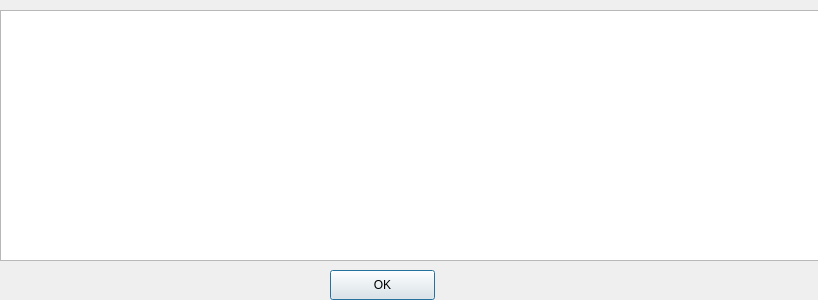
<?xml version="1.0" encoding="UTF-8"?>
<ui version="4.0">
 <class>ExceptionPopup</class>
 <widget class="QDialog" name="ExceptionPopup">
  <property name="geometry">
   <rect>
    <x>0</x>
    <y>0</y>
    <width>818</width>
    <height>300</height>
   </rect>
  </property>
  <property name="windowTitle">
   <string>Unhandled Exception</string>
  </property>
  <widget class="QPushButton" name="buttonOk">
   <property name="geometry">
    <rect>
     <x>330</x>
     <y>270</y>
     <width>105</width>
     <height>30</height>
    </rect>
   </property>
   <property name="text">
    <string>OK</string>
   </property>
  </widget>
  <widget class="QTextEdit" name="textException">
   <property name="geometry">
    <rect>
     <x>0</x>
     <y>10</y>
     <width>821</width>
     <height>251</height>
    </rect>
   </property>
   <property name="readOnly">
    <bool>true</bool>
   </property>
  </widget>
 </widget>
 <resources/>
 <connections/>
</ui>
